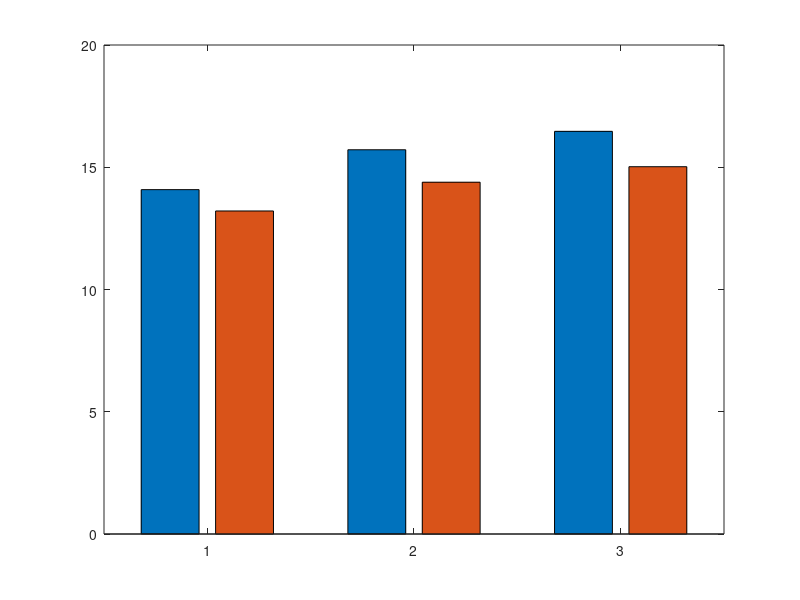

This figure's MATLAB source:
clc 
clear

% comparison between the proposed mathod and single-cell optimization method
% N_cell=3, N_channels=6
% x-axis: (N_S,N_Bi):(6,12),(6,18),(9,18)
% Monte carlo times: 500

figure;
y=[14.0847,13.2116; 15.7155,14.3883; 16.4691,15.0225];
b=bar(y);
